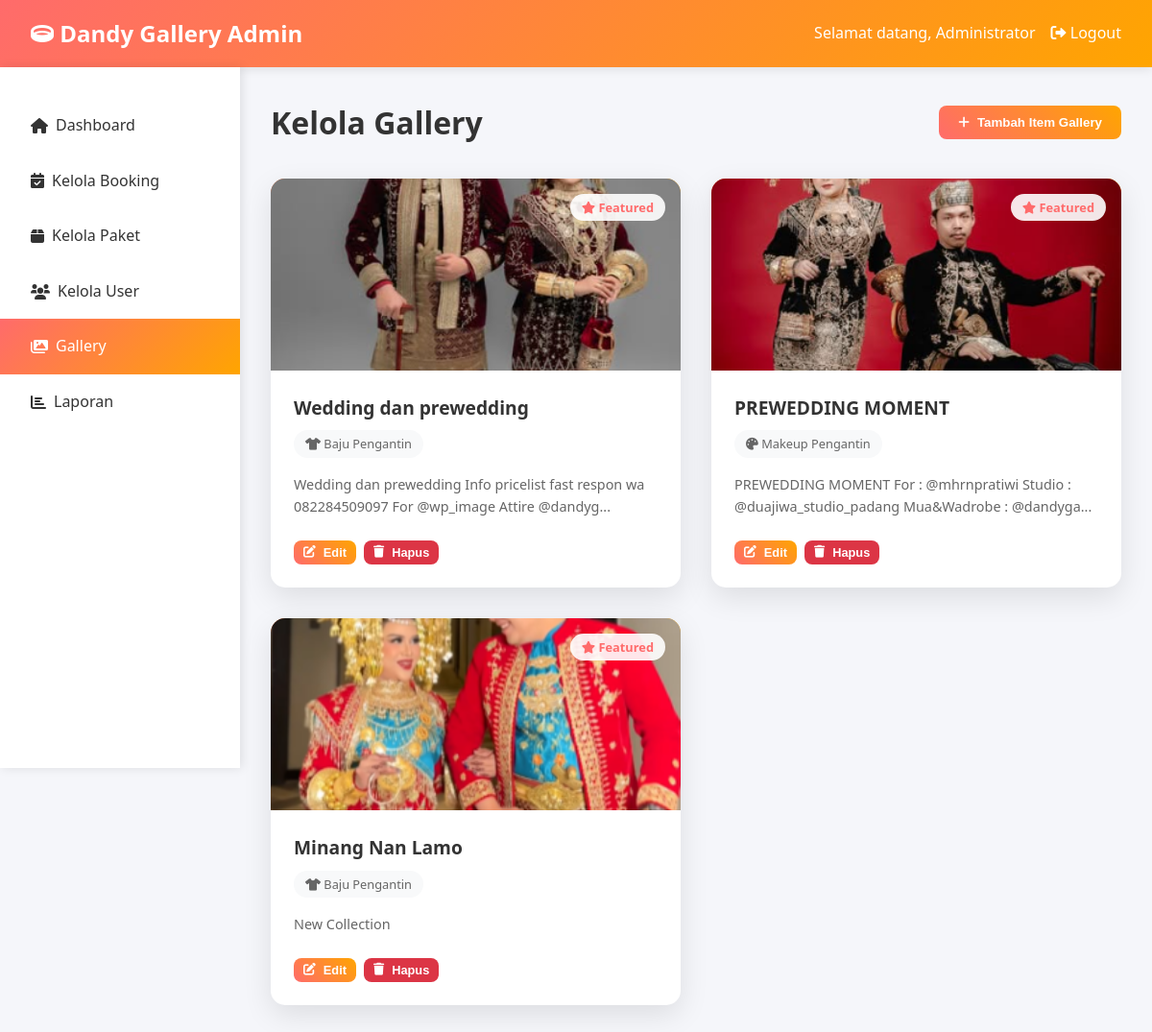
The page /admin/gallery.php (signed in) on the database its author committed.
### tables this page shows
CREATE TABLE `gallery` (
  `id` int NOT NULL,
  `service_type` varchar(50) NOT NULL,
  `title` varchar(150) NOT NULL,
  `image` varchar(255) NOT NULL,
  `description` text,
  `is_featured` tinyint(1) DEFAULT '0',
  `created_at` timestamp NULL DEFAULT CURRENT_TIMESTAMP
);

### config/database.php (called while the page is built, shortened)
<?php
function getServiceTypes()
{
    return [
        'Baju Pengantin' => [
            'name' => 'Baju Pengantin',
            'icon' => 'fas fa-tshirt',
            'description' => 'Layanan penyewaan baju pengantin dengan berbagai pilihan model dan ukuran'
        ],
        'Makeup Pengantin' => [
            'name' => 'Makeup Pengantin',
            'icon' => 'fas fa-palette',
            'description' => 'Layanan makeup profesional untuk pengantin dengan berbagai style'
        ]
    ];
}
function getServiceIcon($service_type)
{
    $service_types = getServiceTypes();
    return $service_types[$service_type]['icon'] ?? 'fas fa-question';
}

### admin/gallery.php (the view, shortened to what this page needs)
<?php
require_once '../config/database.php';
$db = getDB();
$stmt = $db->query("SELECT g.*, g.service_type as service_name
                   FROM gallery g
                   ORDER BY g.created_at DESC");
$gallery_items = $stmt->fetchAll(PDO::FETCH_ASSOC);
?>
<!DOCTYPE html>
<html lang="id">
<head>
    <link href="https://cdnjs.cloudflare.com/ajax/libs/font-awesome/6.0.0/css/all.min.css" rel="stylesheet">
</head>
<body>
    <header class="header">
        <div class="header-container">
            <div class="logo">
                <i class="fas fa-ring"></i> Dandy Gallery Admin
            </div>
            <div class="user-info">
                <span>Selamat datang, <?php echo htmlspecialchars($_SESSION['full_name']); ?></span>
                <a href="../logout.php" style="color: white; text-decoration: none;">
                    <i class="fas fa-sign-out-alt"></i> Logout
                </a>
            </div>
        </div>
    </header>
    <nav class="sidebar">
        <ul>
            <li><a href="dashboard.php"><i class="fas fa-home"></i> Dashboard</a></li>
            <li><a href="bookings.php"><i class="fas fa-calendar-check"></i> Kelola Booking</a></li>
            <li><a href="packages.php"><i class="fas fa-box"></i> Kelola Paket</a></li>
            <li><a href="customers.php"><i class="fas fa-users"></i> Kelola User</a></li>
            <li><a href="gallery.php" class="active"><i class="fas fa-images"></i> Gallery</a></li>
            <li><a href="reports.php"><i class="fas fa-chart-bar"></i> Laporan</a></li>
        </ul>
    </nav>
    <main class="main-content">
        <div class="page-header">
            <h1 class="page-title">Kelola Gallery</h1>
            <button type="button" class="btn" onclick="openAddModal()">
                <i class="fas fa-plus"></i> Tambah Item Gallery
            </button>
        </div>
        <?php if (empty($gallery_items)): ?>
            <div
                style="text-align: center; padding: 4rem; background: white; border-radius: 15px; box-shadow: 0 5px 15px rgba(0,0,0,0.1);">
                <i class="fas fa-images" style="font-size: 4rem; color: #ccc; margin-bottom: 1rem;"></i>
                <h3>Gallery Kosong</h3>
                <p style="color: #666; margin-bottom: 2rem;">Mulai tambahkan portfolio foto untuk showcase karya Anda.</p>
                <button type="button" class="btn" onclick="openAddModal()">
                    <i class="fas fa-plus"></i> Tambah Item Pertama
                </button>
            </div>
        <?php else: ?>
            <div class="gallery-grid">
                <?php foreach ($gallery_items as $item): ?>
                    <div class="gallery-card">
                        <div class="gallery-image">
                            <?php if ($item['image'] && file_exists('../uploads/gallery/' . $item['image'])): ?>
                                <img src="../uploads/gallery/<?php echo htmlspecialchars($item['image']); ?>"
                                    alt="<?php echo htmlspecialchars($item['title']); ?>">
                            <?php else: ?>
                                <div class="placeholder">
                                    <i class="fas fa-image"></i>
                                </div>
                            <?php endif; ?>
                            <?php if ($item['is_featured']): ?>
                                <div class="featured-badge">
                                    <i class="fas fa-star"></i> Featured
                                </div>
                            <?php endif; ?>
                        </div>
                        <div class="gallery-content">
                            <h3 class="gallery-title"><?php echo htmlspecialchars($item['title']); ?></h3>
                            <div class="gallery-category">
                                <?php $service_icon = getServiceIcon($item['service_name']); ?>
                                <i class="<?php echo $service_icon; ?>"></i>
                                <?php echo htmlspecialchars($item['service_name']); ?>
                            </div>
                            <?php if ($item['description']): ?>
                                <p class="gallery-description">
                                    <?php echo htmlspecialchars(substr($item['description'], 0, 100)) . (strlen($item['description']) > 100 ? '...' : ''); ?>
                                </p>
                            <?php endif; ?>
                            <div class="gallery-actions">
                                <button type="button" class="btn btn-sm"
                                    onclick="openEditModal(<?php echo htmlspecialchars(json_encode($item)); ?>)">
                                    <i class="fas fa-edit"></i> Edit
                                </button>
                                <button type="button" class="btn btn-sm btn-danger"
                                    onclick="confirmDelete(<?php echo $item['id']; ?>, '<?php echo htmlspecialchars($item['title']); ?>')">
                                    <i class="fas fa-trash"></i> Hapus
                                </button>
                            </div>
                        </div>
                    </div>
                <?php endforeach; ?>
            </div>
        <?php endif; ?>
    </main>
</body>
</html>

### admin/gallery.php (style rules this page uses)
* { margin: 0; padding: 0; box-sizing: border-box; }
body { font-family: 'Segoe UI', Tahoma, Geneva, Verdana, sans-serif; background: #f5f6fa; line-height: 1.6; }
.header { background: linear-gradient(135deg, #ff6b6b, #ffa500); color: white; padding: 1rem 0; box-shadow: 0 2px 10px rgba(0, 0, 0, 0.1); }
.header-container { max-width: 1200px; margin: 0 auto; display: flex; justify-content: space-between; align-items: center; padding: 0 2rem; }
.logo { font-size: 1.5rem; font-weight: bold; }
.user-info { display: flex; align-items: center; gap: 1rem; }
.sidebar { position: fixed; left: 0; top: 70px; width: 250px; height: calc(100vh - 70px); background: white; box-shadow: 2px 0 10px rgba(0, 0, 0, 0.1); padding: 2rem 0; }
.sidebar ul { list-style: none; }
.sidebar a { display: flex; align-items: center; padding: 1rem 2rem; color: #333; text-decoration: none; transition: background 0.3s; gap: 0.5rem; }
.sidebar a:hover, .sidebar a.active { background: linear-gradient(135deg, #ff6b6b, #ffa500); color: white; }
.main-content { margin-left: 250px; padding: 2rem; }
.page-header { display: flex; justify-content: space-between; align-items: center; margin-bottom: 2rem; }
.page-title { font-size: 2rem; color: #333; }
.btn { padding: 10px 20px; background: linear-gradient(45deg, #ff6b6b, #ffa500); color: white; border: none; border-radius: 8px; cursor: pointer; text-decoration: none; display: inline-flex; align-items: center; gap: 0.5rem; font-weight: 600; transition: transform 0.3s, box-shadow 0.3s; }
.btn-danger { background: #dc3545; }
.btn-sm { padding: 5px 10px; font-size: 0.8rem; }
.gallery-grid { display: grid; grid-template-columns: repeat(auto-fill, minmax(300px, 1fr)); gap: 2rem; }
.gallery-card { background: white; border-radius: 15px; overflow: hidden; box-shadow: 0 10px 30px rgba(0, 0, 0, 0.1); transition: transform 0.3s, box-shadow 0.3s; }
.gallery-image { height: 200px; background: linear-gradient(45deg, #ff6b6b, #ffa500); display: flex; align-items: center; justify-content: center; position: relative; overflow: hidden; }
.gallery-image img { width: 100%; height: 100%; object-fit: cover; }
.featured-badge { position: absolute; top: 1rem; right: 1rem; background: rgba(255, 255, 255, 0.9); color: #ff6b6b; padding: 0.25rem 0.75rem; border-radius: 15px; font-size: 0.8rem; font-weight: 600; }
.gallery-content { padding: 1.5rem; }
.gallery-title { font-size: 1.2rem; font-weight: bold; color: #333; margin-bottom: 0.5rem; }
.gallery-category { display: inline-block; background: #f8f9fa; color: #666; padding: 0.25rem 0.75rem; border-radius: 15px; font-size: 0.8rem; margin-bottom: 1rem; }
.gallery-description { color: #666; font-size: 0.9rem; margin-bottom: 1.5rem; line-height: 1.6; }
.gallery-actions { display: flex; gap: 0.5rem; flex-wrap: wrap; }

### rows shown on the page
gallery: image (picture), is_featured 1 (drawn), title "Wedding dan prewedding", service_type "Baju Pengantin", description "Wedding dan prewedding Info pricelist fast respon wa 082284509097 For @wp_image Attire @dandyg"
gallery: image (picture), is_featured 1 (drawn), title "PREWEDDING MOMENT", service_type "Makeup Pengantin", description "PREWEDDING MOMENT For : @mhrnpratiwi Studio : @duajiwa_studio_padang Mua&Wadrobe : @dandyga"
gallery: image (picture), is_featured 1 (drawn), title "Minang Nan Lamo", service_type "Baju Pengantin", description "New Collection"

### other values the page prints
$_SESSION['full_name'] "Administrator"
